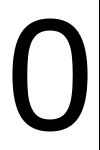
#> input picture data/sans-serif/0.png, 100 x 150 px; its folder holds only this picture in this run
$ python FourierDescriptors.py
#> lines starting #> are read from the running program, lines starting #| are printed output that depends on the picture
### FourierDescriptors/contourdata.py
import os
import cv2
import math
import numpy as np

class ContourData(object):
    """description of class"""
    contourLength = 64

    def __init__(self, id, filename):
        self.__id                   = id
        self.__filename             = filename
        base                        = os.path.basename(filename)
        self.__windowName           = os.path.splitext(base)[0]
        self.__source               = cv2.imread(self.__filename)
        self.__sourceBinary         = None
        self.__contourImage         = None
        self.__contours             = None
        self.__mainContour          = None
        self.__approximatedContour  = None

    # [4 lines left out: function id, not called in this run]

    @property
    def filename(self):
        return self.__filename

    @property
    def windowName(self):
        return self.__windowName

    @property
    def source(self):
        return self.__source

    @property
    def contourImage(self):
        return self.__contourImage

    @property
    def mainContour(self):
        return self.__mainContour

    @property
    def approximatedContour(self):
        return self.__approximatedContour

    def calculateContours(self):
        self.__sourceBinary = self.__source.copy()
        self.__contourImage = np.zeros(self.__source.shape, dtype=np.uint8)
        self.__sourceBinary = cv2.cvtColor(self.__sourceBinary, cv2.COLOR_BGR2GRAY)
        cv2.threshold(self.__sourceBinary, 128, 255, cv2.THRESH_BINARY, self.__sourceBinary)
        self.__sourceBinary, self.__contours, _ = cv2.findContours(self.__sourceBinary, cv2.RETR_TREE, cv2.CHAIN_APPROX_NONE)

        for x in range(0, len(self.__contours)):
            if x == 1:
                self.__mainContour = self.__contours[x]
                cv2.drawContours(self.__contourImage, self.__contours, x, (0, 255, 0))

    def approximateContour(self):
        self.__approximatedContour = []
        for i in range(0, self.contourLength):
            f = float(i) / float(self.contourLength)
            idx = f * len(self.__mainContour)
            decimal, integer = math.modf(idx)
            x = decimal * self.__mainContour[int(integer)][0][0] + self.__mainContour[int(integer) + 1][0][0] * (1 - decimal)
            y = decimal * self.__mainContour[int(integer)][0][1] + self.__mainContour[int(integer) + 1][0][1] * (1 - decimal)
            self.__approximatedContour.append(math.sqrt(x*x + y*y))

### FourierDescriptors/FourierDescriptors.py
import cv2
import glob
import math
from contourdata import ContourData
import matplotlib.pyplot as plt


if __name__ == "__main__":
    # Loading images
    print("Loading images...")

    imageList = glob.glob("../data/sans-serif/*.png")

    id = -1
    contourObjects = []
    for image in imageList:
        id += 1
        contourObjects.append(ContourData(id, image))
        print("Added image %s" % contourObjects[id].filename)
        print("  Basename: %s" % contourObjects[id].windowName)
        cv2.namedWindow(contourObjects[id].windowName, cv2.WINDOW_NORMAL)
        cv2.imshow(contourObjects[id].windowName, contourObjects[id].source)
#> this loop made 1 pass
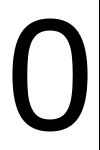
#> input picture data/sans-serif/0.png, 100 x 150 px


    cv2.waitKey(0)

    for contour in contourObjects:
        contour.calculateContours()
        contour.approximateContour()
        cv2.imshow(contour.windowName, contour.contourImage)
        values = []
        for v in contour.mainContour:
            values.append(math.sqrt(v[0][0]*v[0][0] + v[0][1]*v[0][1]))
        plt.plot(values)
        plt.plot(contour.approximatedContour)
        plt.title(contour.windowName)
        plt.show()
#> this loop made 1 pass
#> pass 1, `cv2.imshow(contour.windowName, contour.contourImage)`:
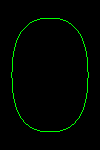
#> window '0': shape (150, 100, 3); mean B, G, R 0, 4.9, 0
#> pass 1, `plt.show()`:
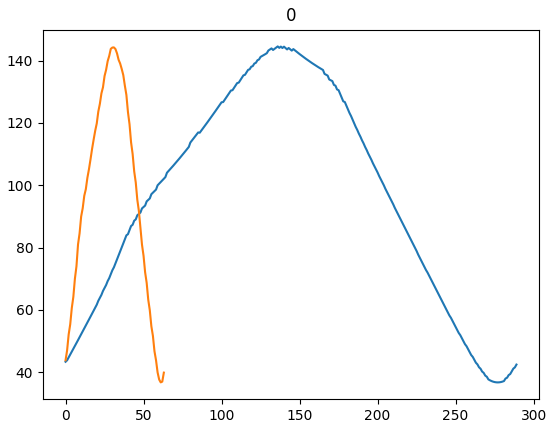
#> figure drawn by matplotlib, 1 panel; curve peaks at x = 136, y = 144.5; curve peaks at x = 31, y = 144.2

    cv2.waitKey(0)
    cv2.destroyAllWindows()

$ run again, on data/sans-serif/5.png
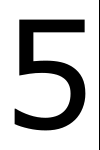
#> input picture data/sans-serif/5.png, 100 x 150 px
#> the loop `for image in imageList:` made 1 pass
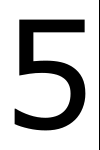
#> input picture data/sans-serif/5.png, 100 x 150 px
#> the loop `for contour in contourObjects:` made 1 pass
#> pass 1, `cv2.imshow(contour.windowName, contour.contourImage)`:
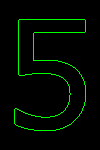
#> window '5': shape (150, 100, 3); mean B, G, R 0, 8.6, 0
#> pass 1, `plt.show()`:
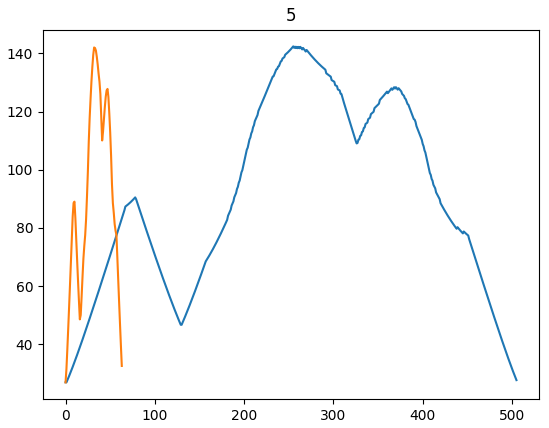
#> figure drawn by matplotlib, 1 panel; curve peaks at x = 255, y = 142.4; curve peaks at x = 32, y = 142

$ run again, on data/sans-serif/6.png
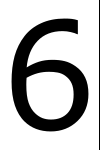
#> input picture data/sans-serif/6.png, 100 x 150 px
#> the loop `for image in imageList:` made 1 pass
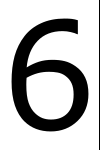
#> input picture data/sans-serif/6.png, 100 x 150 px
#> the loop `for contour in contourObjects:` made 1 pass
#> pass 1, `cv2.imshow(contour.windowName, contour.contourImage)`:
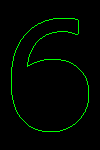
#> window '6': shape (150, 100, 3); mean B, G, R 0, 6.4, 0
#> pass 1, `plt.show()`:
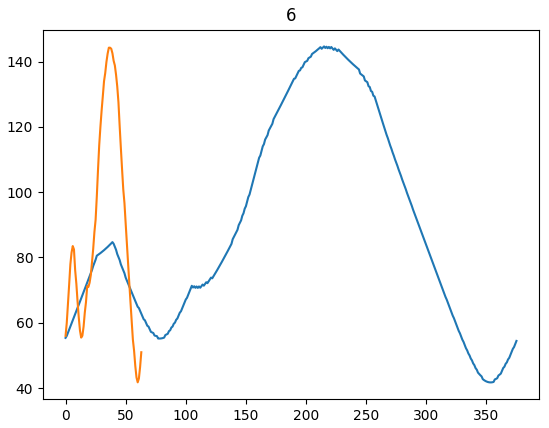
#> figure drawn by matplotlib, 1 panel; curve peaks at x = 215, y = 144.6; curve peaks at x = 37, y = 144.2

$ run again, on data/sans-serif/7.png
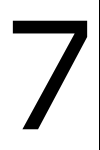
#> input picture data/sans-serif/7.png, 100 x 150 px
#> the loop `for image in imageList:` made 1 pass
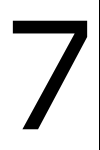
#> input picture data/sans-serif/7.png, 100 x 150 px
#> the loop `for contour in contourObjects:` made 1 pass
#> pass 1, `cv2.imshow(contour.windowName, contour.contourImage)`:
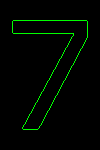
#> window '7': shape (150, 100, 3); mean B, G, R 0, 6.2, 0
#> pass 1, `plt.show()`:
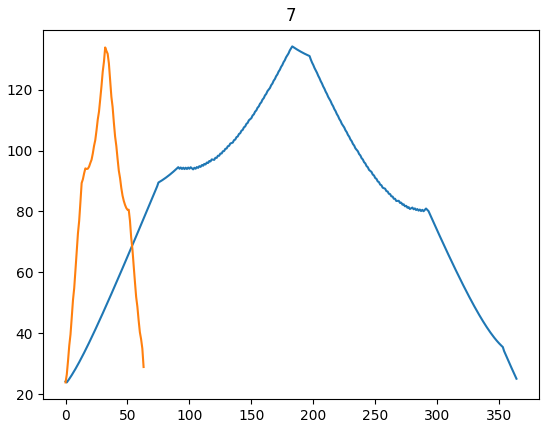
#> figure drawn by matplotlib, 1 panel; curve peaks at x = 183, y = 134.2; curve peaks at x = 32, y = 133.9
